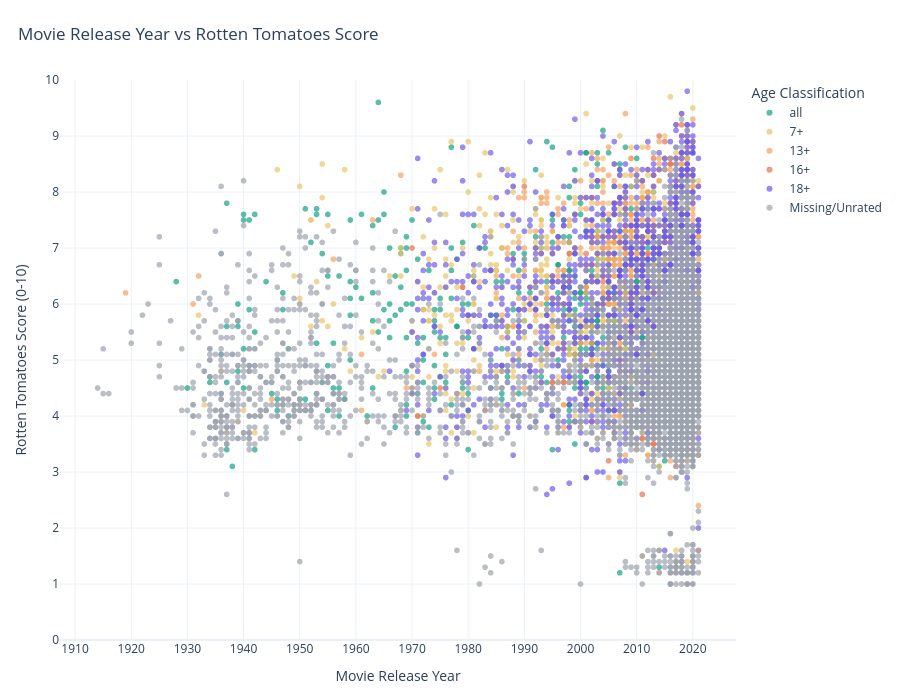

Notebook code for this chart:
### Markdown cell above
## The interactive multivariate scatter plot

### Code cell
scatter_df = df.dropna(
    subset=["Year", "RT Score"]
).copy()

AGE_ORDER = [
    "all",
    "7+",
    "13+",
    "16+",
    "18+",
    "Missing/Unrated"
]


AGE_COLORS = {
    "all": "#16a085",
    "7+": "#e9c46a",
    "13+": "#f4a261",
    "16+": "#e76f51",
    "18+": "#6c5ce7",
    "Missing/Unrated": "#9ca3af"
}


fig2 = px.scatter(
    scatter_df,

    x="Year",

    y="RT Score",

    color="Age Display",

    category_orders={
        "Age Display": AGE_ORDER
    },

    color_discrete_map=AGE_COLORS,

    hover_name="Title",

    hover_data={
        "Year": ":.0f",
        "RT Score": ":.1f",
        "Rotten Tomatoes": True,
        "Age Display": True,
        "Available Platforms": True,
        "Netflix": True,
        "Hulu": True,
        "Prime Video": True,
        "Disney+": True
    },

    opacity=0.70,

    labels={
        "Year": "Movie Release Year",
        "RT Score": "Rotten Tomatoes Score (0-10)",
        "Age Display": "Age Classification"
    },

    title="Movie Release Year vs Rotten Tomatoes Score",

    template="plotly_white"
)


fig2.update_xaxes(
    title_text="Movie Release Year",
    dtick=10
)

fig2.update_yaxes(
    title_text="Rotten Tomatoes Score (0-10)",
    range=[0, 10],
    dtick=1
)


fig2.update_layout(
    height=700,
    hovermode="closest",
    title_x=0.02,
    legend_title_text="Age Classification",
    margin=dict(
        l=60,
        r=40,
        t=80,
        b=60
    )
)


fig2.show()

### Figure 1 — Plotly figure (JSON) as saved in the notebook; plotly's stock layout.template omitted (floating-point values rounded to 4 significant figures; data arrays with more than 128 entries replaced by an {"elided": "..."} marker saying what was removed)
{"data": [{"customdata": {"elided": "698x7 mixed values"}, "hovertemplate": "<b>%{hovertext}</b><br><br>Age Classification=%{customdata[1]}<br>Movie Release Year=%{x:.0f}<br>Rotten Tomatoes Score (0-10)=%{y:.1f}<br>Rotten Tomatoes=%{customdata[0]}<br>Available Platforms=%{customdata[2]}<br>Netflix=%{customdata[3]}<br>Hulu=%{customdata[4]}<br>Prime Video=%{customdata[5]}<br>Disney+=%{customdata[6]}<extra></extra>", "hovertext": {"elided": "698 str values"}, "legendgroup": "all", "marker": {"color": "#16a085", "opacity": 0.7, "symbol": "circle"}, "mode": "markers", "name": "all", "showlegend": true, "type": "scattergl", "x": {"elided": "698 int values"}, "xaxis": "x", "y": {"elided": "698 float values"}, "yaxis": "y"}, {"customdata": {"elided": "1090x7 mixed values"}, "hovertemplate": "<b>%{hovertext}</b><br><br>Age Classification=%{customdata[1]}<br>Movie Release Year=%{x:.0f}<br>Rotten Tomatoes Score (0-10)=%{y:.1f}<br>Rotten Tomatoes=%{customdata[0]}<br>Available Platforms=%{customdata[2]}<br>Netflix=%{customdata[3]}<br>Hulu=%{customdata[4]}<br>Prime Video=%{customdata[5]}<br>Disney+=%{customdata[6]}<extra></extra>", "hovertext": {"elided": "1090 str values"}, "legendgroup": "7+", "marker": {"color": "#e9c46a", "opacity": 0.7, "symbol": "circle"}, "mode": "markers", "name": "7+", "showlegend": true, "type": "scattergl", "x": {"elided": "1090 int values"}, "xaxis": "x", "y": {"elided": "1090 float values"}, "yaxis": "y"}, {"customdata": {"elided": "998x7 mixed values"}, "hovertemplate": "<b>%{hovertext}</b><br><br>Age Classification=%{customdata[1]}<br>Movie Release Year=%{x:.0f}<br>Rotten Tomatoes Score (0-10)=%{y:.1f}<br>Rotten Tomatoes=%{customdata[0]}<br>Available Platforms=%{customdata[2]}<br>Netflix=%{customdata[3]}<br>Hulu=%{customdata[4]}<br>Prime Video=%{customdata[5]}<br>Disney+=%{customdata[6]}<extra></extra>", "hovertext": {"elided": "998 str values"}, "legendgroup": "13+", "marker": {"color": "#f4a261", "opacity": 0.7, "symbol": "circle"}, "mode": "markers", "name": "13+", "showlegend": true, "type": "scattergl", "x": {"elided": "998 int values"}, "xaxis": "x", "y": {"elided": "998 float values"}, "yaxis": "y"}, {"customdata": {"elided": "276x7 mixed values"}, "hovertemplate": "<b>%{hovertext}</b><br><br>Age Classification=%{customdata[1]}<br>Movie Release Year=%{x:.0f}<br>Rotten Tomatoes Score (0-10)=%{y:.1f}<br>Rotten Tomatoes=%{customdata[0]}<br>Available Platforms=%{customdata[2]}<br>Netflix=%{customdata[3]}<br>Hulu=%{customdata[4]}<br>Prime Video=%{customdata[5]}<br>Disney+=%{customdata[6]}<extra></extra>", "hovertext": {"elided": "276 str values"}, "legendgroup": "16+", "marker": {"color": "#e76f51", "opacity": 0.7, "symbol": "circle"}, "mode": "markers", "name": "16+", "showlegend": true, "type": "scattergl", "x": {"elided": "276 int values"}, "xaxis": "x", "y": {"elided": "276 float values"}, "yaxis": "y"}, {"customdata": {"elided": "2276x7 mixed values"}, "hovertemplate": "<b>%{hovertext}</b><br><br>Age Classification=%{customdata[1]}<br>Movie Release Year=%{x:.0f}<br>Rotten Tomatoes Score (0-10)=%{y:.1f}<br>Rotten Tomatoes=%{customdata[0]}<br>Available Platforms=%{customdata[2]}<br>Netflix=%{customdata[3]}<br>Hulu=%{customdata[4]}<br>Prime Video=%{customdata[5]}<br>Disney+=%{customdata[6]}<extra></extra>", "hovertext": {"elided": "2276 str values"}, "legendgroup": "18+", "marker": {"color": "#6c5ce7", "opacity": 0.7, "symbol": "circle"}, "mode": "markers", "name": "18+", "showlegend": true, "type": "scattergl", "x": {"elided": "2276 int values"}, "xaxis": "x", "y": {"elided": "2276 float values"}, "yaxis": "y"}, {"customdata": {"elided": "4170x7 mixed values"}, "hovertemplate": "<b>%{hovertext}</b><br><br>Age Classification=%{customdata[1]}<br>Movie Release Year=%{x:.0f}<br>Rotten Tomatoes Score (0-10)=%{y:.1f}<br>Rotten Tomatoes=%{customdata[0]}<br>Available Platforms=%{customdata[2]}<br>Netflix=%{customdata[3]}<br>Hulu=%{customdata[4]}<br>Prime Video=%{customdata[5]}<br>Disney+=%{customdata[6]}<extra></extra>", "hovertext": {"elided": "4170 str values"}, "legendgroup": "Missing/Unrated", "marker": {"color": "#9ca3af", "opacity": 0.7, "symbol": "circle"}, "mode": "markers", "name": "Missing/Unrated", "showlegend": true, "type": "scattergl", "x": {"elided": "4170 int values"}, "xaxis": "x", "y": {"elided": "4170 float values"}, "yaxis": "y"}], "layout": {"height": 700, "hovermode": "closest", "legend": {"title": {"text": "Age Classification"}, "tracegroupgap": 0}, "margin": {"b": 60, "l": 60, "r": 40, "t": 80}, "title": {"text": "Movie Release Year vs Rotten Tomatoes Score", "x": 0.02}, "xaxis": {"anchor": "y", "domain": [0, 1], "dtick": 10, "title": {"text": "Movie Release Year"}}, "yaxis": {"anchor": "x", "domain": [0, 1], "dtick": 1, "range": [0, 10], "title": {"text": "Rotten Tomatoes Score (0-10)"}}}}
